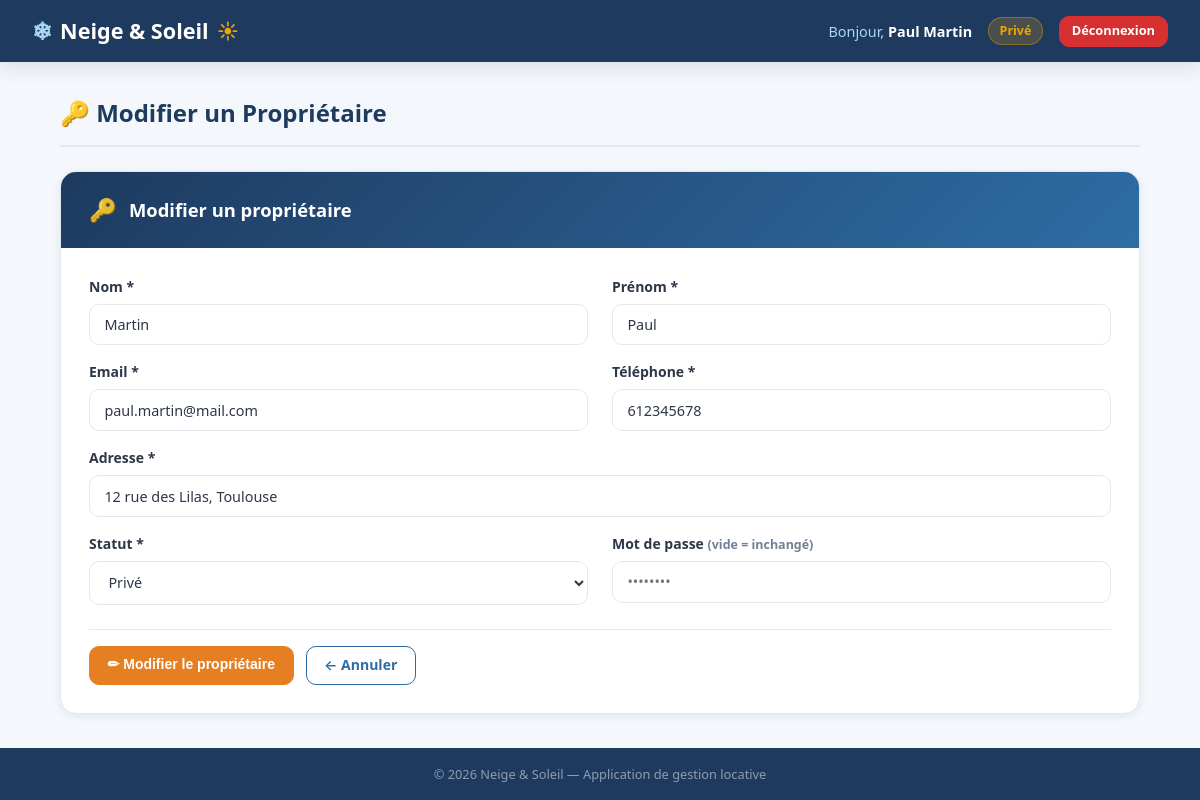
The page /index.php?page=vue_insert_proprio&id=1 (signed in) on the database its author committed.
### tables this page shows
CREATE TABLE proprio (
    idproprio INT          PRIMARY KEY AUTO_INCREMENT,
    nom       VARCHAR(50)  NOT NULL,
    prenom    VARCHAR(50)  NOT NULL,
    adresse   VARCHAR(150) UNIQUE NOT NULL,
    email     VARCHAR(150) UNIQUE NOT NULL,
    mdp       VARCHAR(255) NOT NULL,
    telephone BIGINT       UNIQUE NOT NULL,
    statut    ENUM('privé','public','admin') NOT NULL DEFAULT 'privé'
);

### index.php (called while the page is built)
<?php
require_once 'controleur/controleur.class.php';
$controleur = new Controleur();
$controleur->gererRequete();

### modele/modele.class.php (called while the page is built, shortened)
<?php
require_once 'config_db.php';
class Modele {
    protected PDO $pdo;
    public function __construct() {
        $this->pdo = ConnexionDB::getInstance()->getPDO();
    }
    public function selectWhereId(string $table, string $idName, mixed $idValue): array|false {
        $stmt = $this->pdo->prepare("SELECT * FROM `$table` WHERE `$idName` = :id LIMIT 1");
        $stmt->execute(['id' => $idValue]);
        return $stmt->fetch();
    }
}

### modele/config_db.php (called while the page is built)
<?php
class ConnexionDB {
    private static ?ConnexionDB $instance = null;
    private PDO $pdo;
    private function __construct() {
        $host    = 'localhost';
        $db      = 'n&s_31_jv';
        $user    = 'root';
        $pass    = '';
        $charset = 'utf8mb4';
        $dsn     = "mysql:host=$host;dbname=$db;charset=$charset";
        $options = [
            PDO::ATTR_ERRMODE            => PDO::ERRMODE_EXCEPTION,
            PDO::ATTR_DEFAULT_FETCH_MODE => PDO::FETCH_ASSOC,
            PDO::ATTR_EMULATE_PREPARES   => false,
        ];
        try {
            $this->pdo = new PDO($dsn, $user, $pass, $options);
        } catch (PDOException $e) {
            die(json_encode(['erreur' => 'Connexion impossible : ' . $e->getMessage()]));
        }
    }
    public static function getInstance(): ConnexionDB {
        if (self::$instance === null) {
            self::$instance = new ConnexionDB();
        }
        return self::$instance;
    }
    public function getPDO(): PDO {
        return $this->pdo;
    }
}

### vue/vue_insert_proprio.php (the view, shortened to what this page needs)
<?php
$donnee  = $donnee  ?? [];
$mode    = isset($donnee['idproprio']) ? 'Modifier' : 'Ajouter';
require '_layout_header.php';
?>
    <div class="page-title">🔑 <?php echo $mode; ?> un Propriétaire</div>
    <div class="card">
        <div class="card-header">
            <span class="icon">🔑</span>
            <h3><?php echo $mode; ?> un propriétaire</h3>
        </div>
        <div class="card-body">
            <form method="POST" action="index.php?page=vue_insert_proprio">
                <div class="form-grid">
                    <div class="form-group">
                        <label for="nom">Nom *</label>
                        <input type="text" id="nom" name="nom" required
                               value="<?php echo htmlspecialchars($donnee['nom'] ?? ''); ?>">
                    </div>
                    <div class="form-group">
                        <label for="prenom">Prénom *</label>
                        <input type="text" id="prenom" name="prenom" required
                               value="<?php echo htmlspecialchars($donnee['prenom'] ?? ''); ?>">
                    </div>
                    <div class="form-group">
                        <label for="email">Email *</label>
                        <input type="email" id="email" name="email" required
                               value="<?php echo htmlspecialchars($donnee['email'] ?? ''); ?>">
                    </div>
                    <div class="form-group">
                        <label for="telephone">Téléphone *</label>
                        <input type="tel" id="telephone" name="telephone" required
                               value="<?php echo htmlspecialchars($donnee['telephone'] ?? ''); ?>">
                    </div>
                    <div class="form-group full">
                        <label for="adresse">Adresse *</label>
                        <input type="text" id="adresse" name="adresse" required
                               value="<?php echo htmlspecialchars($donnee['adresse'] ?? ''); ?>">
                    </div>
                    <div class="form-group">
                        <label for="statut">Statut *</label>
                        <select id="statut" name="statut" required>
                            <?php foreach (['privé', 'public', 'admin'] as $s): ?>
                                <option value="<?php echo $s; ?>"
                                    <?php echo (isset($donnee['statut']) && $donnee['statut'] === $s) ? 'selected' : ''; ?>>
                                    <?php echo ucfirst($s); ?>
                                </option>
                            <?php endforeach; ?>
                        </select>
                    </div>
                    <div class="form-group">
                        <label for="mdp">
                            Mot de passe <?php echo $mode === 'Modifier' ? '<small class="form-hint">(vide = inchangé)</small>' : '*'; ?>
                        </label>
                        <input type="password" id="mdp" name="mdp"
                               <?php echo $mode === 'Ajouter' ? 'required' : ''; ?>
                               placeholder="••••••••">
                    </div>
                </div>
                <div class="form-actions">
                    <button type="submit" class="btn <?php echo $mode === 'Ajouter' ? 'btn-success' : 'btn-warning'; ?>">
                        <?php echo $mode === 'Ajouter' ? '+ Ajouter' : '✏ Modifier'; ?> le propriétaire
                    </button>
                    <a href="index.php?page=gestion_proprio" class="btn btn-outline">← Annuler</a>
                </div>
            </form>
        </div>
    </div>
<?php require '_layout_footer.php'; ?>

### css/style.css (style rules this page uses)
:root { --c-primary: #1e3a5f; --c-secondary: #2e6da4; --c-accent: #f0a500; --c-success: #2e9e5b; --c-danger: #d63031; --c-warning: #e67e22; --c-light: #f4f7fb; --c-white: #ffffff; --c-text: #2d3748; --c-muted: #718096; --c-border: #e2e8f0; --radius: 10px; --radius-lg: 16px; --shadow-sm: 0 2px 8px rgba(30,58,95,.08); --shadow-md: 0 4px 20px rgba(30,58,95,.14); --shadow-lg: 0 8px 40px rgba(30,58,95,.18); --transition: .25s ease; }
*, *::before, *::after { box-sizing: border-box; margin: 0; padding: 0; }
body { font-family: 'Segoe UI', system-ui, -apple-system, sans-serif; background: var(--c-light); color: var(--c-text); min-height: 100vh; line-height: 1.6; }
.card { background: var(--c-white); border-radius: var(--radius-lg); box-shadow: var(--shadow-sm); border: 1px solid var(--c-border); overflow: hidden; }
.card-header { background: linear-gradient(135deg, var(--c-primary), var(--c-secondary)); color: var(--c-white); padding: 1.25rem 1.75rem; display: flex; align-items: center; gap: .75rem; }
.card-header h2, .card-header h3 { margin: 0; font-size: 1.15rem; font-weight: 600; color: var(--c-white); }
.card-header .icon { font-size: 1.4rem; opacity: .9; }
.card-body { padding: 1.75rem; }
.page-title { font-size: 1.5rem; font-weight: 700; color: var(--c-primary); margin-bottom: 1.5rem; display: flex; align-items: center; gap: .6rem; padding-bottom: .75rem; border-bottom: 2px solid var(--c-border); }
.btn { display: inline-flex; align-items: center; gap: .4rem; padding: .55rem 1.1rem; border-radius: var(--radius); border: 1px solid transparent; font-weight: 600; font-size: .875rem; cursor: pointer; text-decoration: none; transition: all var(--transition); white-space: nowrap; line-height: 1.4; }
.btn-warning { background: var(--c-warning); color: #fff; border-color: var(--c-warning); }
.btn-outline { background: transparent; color: var(--c-secondary); border-color: var(--c-secondary); }
.form-grid { display: grid; grid-template-columns: 1fr 1fr; gap: 1rem 1.5rem; }
.form-grid .full { grid-column: 1 / -1; }
.form-group { display: flex; flex-direction: column; gap: .35rem; }
label { font-weight: 600; font-size: .875rem; color: var(--c-text); }
input[type="text"], input[type="email"], input[type="password"], input[type="date"], input[type="number"], input[type="tel"], select, textarea { padding: .65rem .9rem; border: 1.5px solid var(--c-border); border-radius: var(--radius); font-size: .9rem; font-family: inherit; color: var(--c-text); background: var(--c-white); transition: border-color var(--transition), box-shadow var(--transition); width: 100%; }
.form-hint { font-size: .78rem; color: var(--c-muted); }
.form-actions { display: flex; gap: .75rem; flex-wrap: wrap; margin-top: 1.5rem; padding-top: 1rem; border-top: 1px solid var(--c-border); }

### rows shown on the page
proprio: idproprio "Modifier", nom "Martin", prenom "Paul", email "paul.martin@mail.com", telephone "612345678", adresse "12 rue des Lilas, Toulouse", statut "Privé"

### other values the page prints
$nom_user "Paul Martin"
$statut "Privé"
